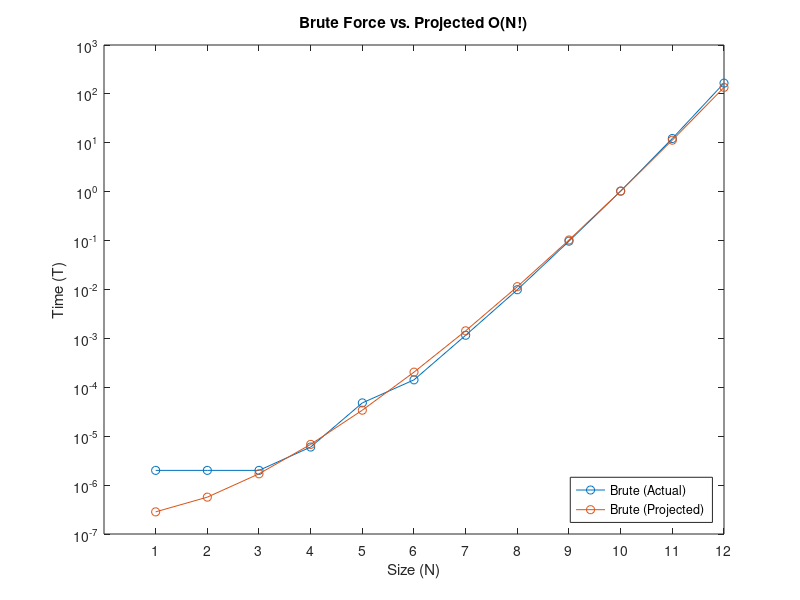
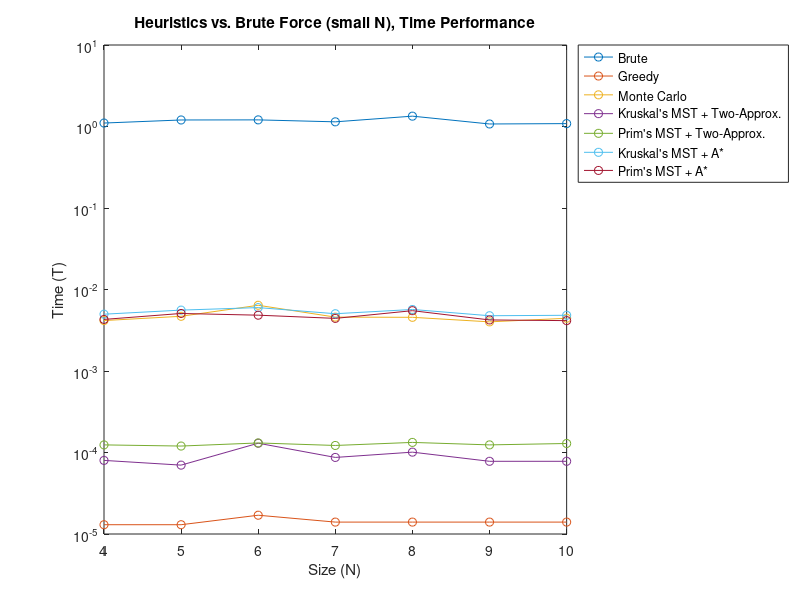
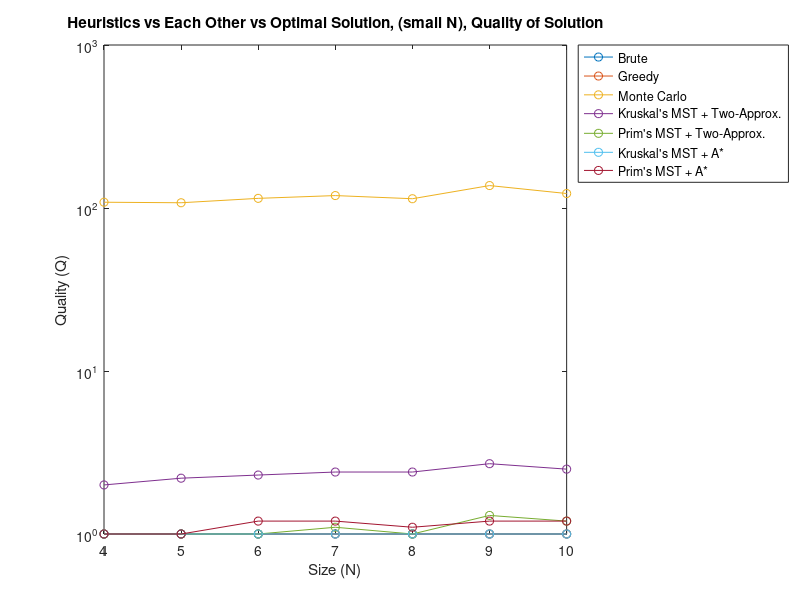
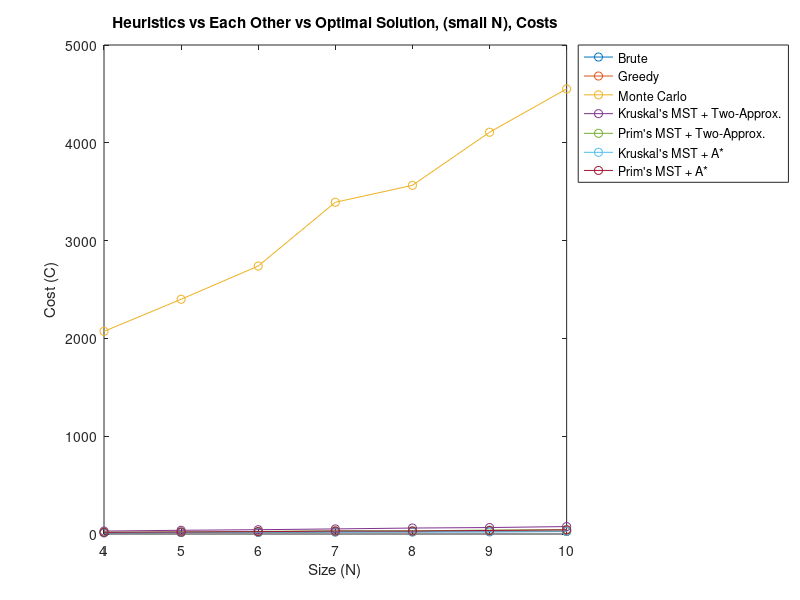

The MATLAB script that drew these images, in order:

N = [1 2 3 4 5 6 7 8 9 10 11 12];
brute_small_actual_time = [ 0.000002 0.000002 0.000002 0.000006 0.000048 0.000142 0.001159 0.009903 0.097375 1.029026 12.236138 166.187681 ];
T10 = 1.029026;
brute_small_projected_time = [
        T10 / (10 * 9 * 8 * 7 * 6 * 5 * 4 * 3 * 2)
        T10 / (10 * 9 * 8 * 7 * 6 * 5 * 4 * 3)   
        T10 /( 10 * 9 * 8 * 7 * 6 * 5 * 4) 
        T10 / (10 * 9 * 8 * 7 * 6 * 5)    
        T10 / (10 * 9 * 8 * 7 * 6)    
        T10 / (10 * 9 * 8 * 7)
        (T10 /(10 * 9 * 8)) 
        (T10 /(10 * 9)) 
        (T10 / 10)
        T10  
        (T10 * 11)
        (T10 * 11 * 12)
];


% (A) Brute Force vs. Projected O(N!)
figure();
plot(N, brute_small_actual_time, '-o', N, brute_small_projected_time, '-o');
set(findall(gca, 'Type', 'Line'),'LineWidth', 0.5);
set(gca, 'yscale', 'log');
set(gca, 'xtick', N);
title('Brute Force vs. Projected O(N!)');
xlabel('Size (N)');
ylabel('Time (T)');
legend('Brute (Actual)', 'Brute (Projected)', 'Location', 'southeast');



N = [4 5 6 7 8 9 10];
brute_small_avg_time =  [1.102876 1.202456 1.205922 1.140994 1.339625 1.073947 1.085159];
greedy_small_avg_time = [0.000013 0.000013 0.000017 0.000014 0.000014 0.000014 0.000014];
monte_small_avg_time =  [0.004159 0.004692 0.006404 0.004584 0.004558 0.004009 0.004437];
kruskal_approx_small_avg_time = [0.000080 0.000070 0.000130 0.000087 0.000101 0.000078 0.000078];
prims_approx_small_avg_time = [0.000124 0.000120 0.000131 0.000122 0.000133 0.000124 0.000129];
kruskal_a_star_small_avg_time = [0.004978 0.005586 0.005998 0.005044 0.005689 0.004766 0.004827];
prims_a_star_small_avg_time = [0.004295 0.005081 0.004841 0.004423 0.005499 0.004232 0.004151];


% (B) Heuristics vs. Brute Force (small N), Time Performance
figure();
plot(N, brute_small_avg_time, '-o', ...
  N, greedy_small_avg_time, '-o', ...
  N, monte_small_avg_time, '-o', ...
  N, kruskal_approx_small_avg_time, '-o', ...
  N, prims_approx_small_avg_time, '-o', ...
  N, kruskal_a_star_small_avg_time, '-o', ...
  N, prims_a_star_small_avg_time, '-o');

set(gca, 'yscale', 'log');
set(gca, 'xtick', N);
title('Heuristics vs. Brute Force (small N), Time Performance');
set(findall(gca, 'Type', 'Line'),'LineWidth', 0.5);
xlabel('Size (N)');
ylabel('Time (T)');
legend('Brute', 'Greedy', 'Monte Carlo', "Kruskal's MST + Two-Approx.", ...
"Prim's MST + Two-Approx.", "Kruskal's MST + A*", ...
"Prim's MST + A*", ...
'Location', 'bestoutside');


brute_small_avg_quality = [1.000000 1.000000 1.000000 1.000000 1.000000 1.000000 1.000000];
greedy_small_avg_quality = [1.000000 1.000000 1.000000 1.000000 1.000000 1.000000 1.000000];
monte_small_avg_quality = [108.500000 107.700000 114.600000 119.200000 114.000000 137.300000 122.700000];
kruskal_approx_small_avg_quality = [2.000000 2.200000 2.300000 2.400000 2.400000 2.700000 2.500000];
prims_approx_small_avg_quality = [1.000000 1.000000 1.000000 1.100000 1.000000 1.300000 1.200000];
kruskal_a_star_small_avg_quality = [1.000000 1.000000 1.000000 1.000000 1.000000 1.000000 1.000000];
prims_a_star_small_avg_quality = [1.000000 1.000000 1.200000 1.200000 1.100000 1.200000 1.200000];

% (C) Heuristics vs Each Other vs Optimal Solution, (small N), Quality of Solution
figure();
plot(N, brute_small_avg_quality, '-o', ...
  N, greedy_small_avg_quality, '-o', ...
  N, monte_small_avg_quality, '-o', ...
  N, kruskal_approx_small_avg_quality, '-o', ...
  N, prims_approx_small_avg_quality, '-o', ...
  N, kruskal_a_star_small_avg_quality, '-o', ...
  N, prims_a_star_small_avg_quality, '-o');

set(gca, 'yscale', 'log');
set(gca, 'xtick', N);
title('Heuristics vs Each Other vs Optimal Solution, (small N), Quality of Solution');
set(findall(gca, 'Type', 'Line'),'LineWidth', 0.5);
xlabel('Size (N)');
ylabel('Quality (Q)');
legend('Brute', 'Greedy', 'Monte Carlo', "Kruskal's MST + Two-Approx.", ...
"Prim's MST + Two-Approx.", "Kruskal's MST + A*", ...
"Prim's MST + A*", ...
'Location', 'bestoutside');


brute_small_avg_cost = [12.000000 15.000000 16.000000 20.000000 21.000000 22.000000 25.000000];
greedy_small_avg_cost = [14.000000 17.000000 18.000000 25.000000 24.000000 29.000000 29.000000];
monte_small_avg_cost = [2072.000000 2400.000000 2740.000000 3392.000000 3565.000000 4108.000000 4551.000000];
kruskal_approx_small_avg_cost =[30.000000 38.000000 44.000000 52.000000 61.000000 66.000000 76.000000];
prims_approx_small_avg_cost = [18.000000 21.000000 26.000000 33.000000 33.000000 40.000000 43.000000];
kruskal_a_star_small_avg_cost = [14.000000 17.000000 18.000000 25.000000 24.000000 29.000000 29.000000];
prims_a_star_small_avg_cost = [17.000000 20.000000 24.000000 30.000000 30.000000 36.000000 43.000000];


% (Not required) Heuristics vs Each Other vs Optimal Solution, (small N), Costs
figure();
plot(N, brute_small_avg_cost, '-o', ...
  N, greedy_small_avg_cost, '-o', ...
  N, monte_small_avg_cost, '-o', ...
  N, kruskal_approx_small_avg_cost, '-o', ...
  N, prims_approx_small_avg_cost, '-o', ...
  N, kruskal_a_star_small_avg_cost, '-o', ...
  N, prims_a_star_small_avg_cost, '-o');

% set(gca, 'yscale', 'log');
% set(gca, 'xtick', N);
title('Heuristics vs Each Other vs Optimal Solution, (small N), Costs');
set(findall(gca, 'Type', 'Line'),'LineWidth',0.5);
xlabel('Size (N)');
ylabel('Cost (C)');
legend('Brute', 'Greedy', 'Monte Carlo', "Kruskal's MST + Two-Approx.", ...
"Prim's MST + Two-Approx.", "Kruskal's MST + A*", ...
"Prim's MST + A*", ...
'Location', 'bestoutside');


greedy_large_avg_cost = [29.000000 53.000000 77.000000 05.000000 25.000000 53.000000 77.000000 97.000000 32.000000 45.000000 78.000000 04.000000 40.000000 52.000000 72.000000 10.000000 23.000000 68.000000 64.000000 11.000000 19.000000 57.000000 97.000000 03.000000 05.000000 46.000000 00.000000 40.000000 14.000000 86.000000 68.000000 92.000000 07.000000 59.000000 70.000000 89.000000 07.000000 25.000000 03.000000 60.000000 42.000000 97.000000 99.000000 51.000000 70.000000 72.000000 45.000000 84.000000 35.000000 76.000000 10.000000 39.000000 09.000000 37.000000 96.000000 54.000000 07.000000 23.000000 45.000000 12.000000 58.000000 76.000000 14.000000 21.000000 46.000000 27.000000 13.000000 88.000000 17.000000 95.000000 20.000000 39.000000 32.000000 90.000000 81.000000 18.000000 32.000000 57.000000 35.000000 01.000000 36.000000 74.000000 66.000000 44.000000 66.000000 36.000000 84.000000 35.000000 25.000000 47.000000 40.000000 76.000000 42.000000 91.000000 06.000000 35.000000 25.000000 88.000000 99.000000 23.000000];
monte_large_avg_cost = [4418.000000 8274.000000 12015.000000 6056.000000 9733.000000 4196.000000 7388.000000 1607.000000 6466.000000 9097.000000 3972.000000 7680.000000 0821.000000 6585.000000 7307.000000 3305.000000 7332.000000 2428.000000 2327.000000 7506.000000 9565.000000 6331.000000 1302.000000 3779.000000 6648.000000 02370.000000 07033.000000 10826.000000 13525.000000 16069.000000 20626.000000 23887.000000 27850.000000 35338.000000 36643.000000 41375.000000 43923.000000 48726.000000 3804.000000 9317.000000 2877.000000 5184.000000 8485.000000 9694.000000 5844.000000 8946.000000 7390.000000 5123.000000 1334.000000 6503.000000 8131.000000 7715.000000 7697.000000 7846.000000 7470.000000 4747.000000 4519.000000 1754.000000 1118.000000 0602.000000 6634.000000 2699.000000 4334.000000 5619.000000 1113.000000 9961.000000 1280.000000 0646.000000 6432.000000 0109.000000 9077.000000 5696.000000 6129.000000 3041.000000 0214.000000 2468.000000 7625.000000 8403.000000 7140.000000 8175.000000 2671.000000 1490.000000 4995.000000 6698.000000 7284.000000 6655.000000 7309.000000 8383.000000 7885.000000 2876.000000 4232.000000 7695.000000 6372.000000 8438.000000 0562.000000 8331.000000 6175.000000 6379.000000 1338.000000 1408.000000];
kruskal_approx_large_avg_cost = [71.000000 141.000000 210.000000 271.000000 342.000000 418.000000 479.000000 548.000000 629.000000 683.000000 769.000000 821.000000 892.000000 954.000000 1031.00000 1091.00000 1194.00000 1217.00000 1293.00000 1350.00000 1431.00000 1526.00000 1549.00000 1658.00000 1668.00000 1765.00000 1838.00000 1935.00000 1985.00000 2061.00000 2092.00000 2229.00000 2204.00000 2404.00000 2370.00000 2512.00000 2511.00000 2509.00000 2632.00000 2697.00000 2703.00000 2898.00000 2912.00000 3045.00000 3144.00000 3065.00000 3282.00000 3215.00000 3260.00000 3379.00000 3526.00000 3559.00000 3624.00000 3562.00000 3809.00000 3804.00000 3858.00000 4067.00000 3965.00000 4130.00000 4075.00000 4203.00000 4205.00000 4463.00000 4428.00000 4528.00000 4497.00000 4641.00000 4666.00000 4751.00000 4882.00000 4950.00000 4892.00000 4991.00000 5203.00000 5125.00000 5183.00000 5257.00000 5415.00000 5456.00000 5437.00000 5639.00000 5569.00000 5735.00000 5789.00000 5819.00000 5840.00000 6175.00000 6112.00000 6073.00000 6146.00000 6074.00000 6345.00000 6322.00000 6383.00000 6519.00000 6658.00000 6627.00000 6824.00000 6766.00000];
prims_approx_large_avg_cost = [44.000000 80.000000 116.000000 159.000000 204.000000 232.000000 276.000000 308.000000 353.000000 385.000000 435.000000 478.000000 515.000000 558.000000 559.000000 624.000000 665.000000 701.000000 722.000000 785.000000 821.000000 890.000000 918.000000 942.000000 950.000000 999.000000 1090.000000 1075.000000 1121.000000 1085.000000 1234.000000 1218.000000 1275.000000 1329.000000 1410.000000 1441.000000 1394.000000 1460.000000 1524.000000 1522.000000 1640.000000 1653.000000 1740.000000 1646.000000 1746.000000 1736.000000 1924.000000 1797.000000 1846.000000 1995.000000 2006.000000 2046.000000 1991.000000 2117.000000 2210.000000 2013.000000 2213.000000 2196.000000 2264.000000 2383.000000 2377.000000 2502.000000 2448.000000 2526.000000 2609.000000 2504.000000 2586.000000 2676.000000 2607.000000 2716.000000 2735.000000 2816.000000 2769.000000 2796.000000 2971.000000 2907.000000 2907.000000 3094.000000 3062.000000 3077.000000 3056.000000 3368.000000 3186.000000 3106.000000 3239.000000 3494.000000 3309.000000 3526.000000 3592.000000 3600.000000 3606.000000 3660.000000 3704.000000 3586.000000 3623.000000 3784.000000 4070.000000 3760.000000 3953.000000 3897.000000];
kruskal_a_star_large_avg_cost = [29.000000 53.000000 77.000000 105.000000 125.000000 153.000000 177.000000 197.000000 232.000000 245.000000 278.000000 304.000000 340.000000 352.000000 372.000000 410.000000 423.000000 468.000000 464.000000 511.000000 519.000000 557.000000 597.000000 603.000000 605.000000 646.000000 700.000000 740.000000 714.000000 686.000000 768.000000 792.000000 807.000000 859.000000 870.000000 889.000000 907.000000 925.000000 1003.000000 1060.000000 1042.000000 1097.000000 1099.000000 1051.000000 1070.000000 1172.000000 1245.000000 1184.000000 1235.000000 1276.000000 1210.000000 1339.000000 1309.000000 1337.000000 1396.000000 1354.000000 1407.000000 1323.000000 1545.000000 1612.000000 1558.000000 1576.000000 1514.000000 1621.000000 1646.000000 1627.000000 1713.000000 1788.000000 1717.000000 1695.000000 1720.000000 1839.000000 1732.000000 1790.000000 1881.000000 1918.000000 1832.000000 1957.000000 1935.000000 2001.000000 2036.000000 2074.000000 2066.000000 2044.000000 2166.000000 2236.000000 2084.000000 2335.000000 2125.000000 2247.000000 2240.000000 2276.000000 2442.000000 2291.000000 2406.000000 2335.000000 2525.000000 2388.000000 2599.000000 2423.000000];
prims_a_star_large_avg_cost = [36.000000 69.000000 98.000000 131.000000 164.000000 207.000000 239.000000 251.000000 331.000000 314.000000 366.000000 405.000000 403.000000 460.000000 463.000000 541.000000 574.000000 574.000000 690.000000 599.000000 635.000000 729.000000 769.000000 834.000000 855.000000 785.000000 940.000000 881.000000 927.000000 957.000000 981.000000 1064.000000 1057.000000 1111.000000 1158.000000 1169.000000 1163.000000 1133.000000 1210.000000 1437.000000 1292.000000 1313.000000 1347.000000 1454.000000 1497.000000 1508.000000 1544.000000 1555.000000 1698.000000 1538.000000 1542.000000 1781.000000 1606.000000 1762.000000 1678.000000 1802.000000 1836.000000 1812.000000 1851.000000 2190.000000 2007.000000 1905.000000 1925.000000 2057.000000 2183.000000 2113.000000 2052.000000 2266.000000 2024.000000 2153.000000 2265.000000 2310.000000 2236.000000 2439.000000 2571.000000 2464.000000 2518.000000 2658.000000 2280.000000 2415.000000 2550.000000 2785.000000 2753.000000 2633.000000 2698.000000 2910.000000 2823.000000 3060.000000 2959.000000 3143.000000 2748.000000 3140.000000 2922.000000 2994.000000 3093.000000 2950.000000 3287.000000 3065.000000 3275.000000 3021.000000];

N = linspace(1, 1000);

% (D) Heuristics vs Each Other, (Large N), average solution costs
figure();
plot(N, greedy_large_avg_cost, ...
  N, monte_large_avg_cost, ...
  N, kruskal_approx_large_avg_cost, ...
  N, prims_approx_large_avg_cost, ...
  N, kruskal_a_star_large_avg_cost, ...
  N, prims_a_star_large_avg_cost);

% set(gca, 'yscale', 'log');
% set(gca, 'xtick', N);
title('Heuristics vs Each Other vs Optimal Solution, (large N), Costs');
set(findall(gca, 'Type', 'Line'),'LineWidth',1);
xlabel('Size (N)');
ylabel('Cost (C)');
legend('Greedy', 'Monte Carlo', "Kruskal's MST + Two-Approx.", ...
"Prim's MST + Two-Approx.", "Kruskal's MST + A*", ...
"Prim's MST + A*", ...
'Location', 'bestoutside');



greedy_large_avg_time = [0.000014 0.000015 0.000015 0.000015 0.000016 0.000015 0.000019 0.000014 0.000014 0.000015 0.000016 0.000015 0.000014 0.000014 0.000015 0.000015 0.000016 0.000016 0.000014 0.000014 0.000014 0.000014 0.000014 0.000014 0.000017 0.000014 0.000014 0.000014 0.000015 0.000014 0.000015 0.000022 0.000014 0.000016 0.000014 0.000017 0.000014 0.000015 0.000014 0.000016 0.000016 0.000015 0.000014 0.000016 0.000016 0.000014 0.000015 0.000024 0.000017 0.000014 0.000014 0.000014 0.000016 0.000013 0.000016 0.000018 0.000017 0.000014 0.000015 0.000014 0.000015 0.000014 0.000016 0.000015 0.000014 0.000014 0.000015 0.000013 0.000014 0.000014 0.000014 0.000017 0.000014 0.000014 0.000015 0.000015 0.000015 0.000013 0.000014 0.000014 0.000015 0.000015 0.000014 0.000013 0.000015 0.000015 0.000014 0.000014 0.000013 0.000015 0.000013 0.000017 0.000013 0.000014 0.000015 0.000014 0.000014 0.000016 0.000013 0.000014];
monte_large_avg_time = [0.004125 0.004161 0.004403 0.004463 0.004551 0.004204 0.004163 0.004182 0.004266 0.004207 0.004133 0.004148 0.004246 0.004107 0.004157 0.004189 0.004149 0.004519 0.004310 0.004478 0.004538 0.004459 0.004488 0.004623 0.004253 0.004232 0.004126 0.004149 0.004271 0.004243 0.004274 0.004419 0.004194 0.004479 0.004909 0.004200 0.004360 0.004170 0.004193 0.004275 0.004201 0.004328 0.004511 0.004425 0.004649 0.004343 0.004605 0.004410 0.004203 0.004131 0.004276 0.004155 0.004142 0.004223 0.004194 0.004208 0.004320 0.004077 0.004178 0.004120 0.004280 0.004464 0.004188 0.004125 0.004091 0.004112 0.004173 0.004147 0.004061 0.004059 0.004134 0.004086 0.004089 0.004104 0.004110 0.004087 0.004118 0.004045 0.004067 0.004134 0.004014 0.004097 0.004068 0.004089 0.004110 0.004058 0.004032 0.004080 0.004080 0.004047 0.004110 0.004179 0.004076 0.004058 0.004096 0.004099 0.004086 0.004058 0.004085 0.004086];
kruskal_approx_large_avg_time = [0.000105 0.000091 0.000082 0.000098 0.000086 0.000088 0.000084 0.000147 0.000091 0.000098 0.000084 0.000081 0.000083 0.000085 0.000082 0.000083 0.000085 0.000085 0.000085 0.000093 0.000094 0.000090 0.000092 0.000087 0.000087 0.000088 0.000087 0.000086 0.000095 0.000097 0.000099 0.000116 0.000093 0.000091 0.000084 0.000085 0.000102 0.000086 0.000091 0.000093 0.000084 0.000088 0.000103 0.000152 0.000100 0.000095 0.000090 0.000083 0.000082 0.000083 0.000089 0.000082 0.000084 0.000091 0.000088 0.000083 0.000082 0.000094 0.000086 0.000084 0.000084 0.000085 0.000104 0.000086 0.000086 0.000086 0.000082 0.000083 0.000087 0.000087 0.000082 0.000083 0.000091 0.000084 0.000086 0.000082 0.000083 0.000084 0.000084 0.000082 0.000081 0.000082 0.000088 0.000087 0.000086 0.000083 0.000086 0.000096 0.000084 0.000089 0.000095 0.000091 0.000082 0.000086 0.000084 0.000086 0.000083 0.000094 0.000080 0.000086];
prims_approx_large_avg_time = [0.000133 0.000144 0.000143 0.000134 0.000163 0.000124 0.000132 0.000155 0.000137 0.000132 0.000129 0.000126 0.000147 0.000129 0.000132 0.000124 0.000129 0.000161 0.000131 0.000142 0.000136 0.000135 0.000144 0.000127 0.000167 0.000126 0.000134 0.000127 0.000130 0.000131 0.000146 0.000160 0.000139 0.000136 0.000145 0.000128 0.000126 0.000140 0.000126 0.000134 0.000125 0.000138 0.000146 0.000139 0.000188 0.000132 0.000132 0.000139 0.000127 0.000128 0.000132 0.000128 0.000125 0.000134 0.000126 0.000133 0.000129 0.000128 0.000127 0.000136 0.000129 0.000149 0.000138 0.000126 0.000127 0.000130 0.000136 0.000126 0.000126 0.000122 0.000131 0.000142 0.000130 0.000129 0.000126 0.000142 0.000127 0.000130 0.000133 0.000124 0.000131 0.000135 0.000122 0.000125 0.000138 0.000126 0.000140 0.000133 0.000126 0.000130 0.000130 0.000128 0.000135 0.000125 0.000125 0.000137 0.000135 0.000130 0.000127 0.000127];
kruskal_a_star_large_avg_time = [0.004845 0.004704 0.005585 0.005505 0.005173 0.004859 0.004829 0.004777 0.004897 0.004931 0.004909 0.004822 0.004874 0.004824 0.004990 0.004898 0.005093 0.005615 0.004885 0.004951 0.005408 0.005384 0.005221 0.005240 0.005025 0.004818 0.004881 0.004877 0.004882 0.004861 0.004898 0.005116 0.005045 0.005138 0.005295 0.005216 0.005107 0.005180 0.005072 0.004981 0.004977 0.005227 0.004967 0.005053 0.005096 0.005396 0.004989 0.005004 0.004944 0.004776 0.004888 0.004881 0.004888 0.004880 0.004952 0.004892 0.004843 0.004815 0.004967 0.005050 0.005024 0.005192 0.004847 0.005012 0.004749 0.004763 0.004809 0.004744 0.004777 0.004733 0.004900 0.004830 0.004777 0.004822 0.004774 0.004747 0.004817 0.004706 0.004756 0.004811 0.004756 0.004800 0.004768 0.004733 0.004802 0.004759 0.004767 0.004765 0.004740 0.004720 0.004788 0.004854 0.004775 0.004777 0.004759 0.004768 0.004751 0.004757 0.004768 0.004751];
prims_a_star_large_avg_time = [0.004333 0.004418 0.004557 0.005049 0.005404 0.004417 0.004322 0.004565 0.004311 0.004401 0.004527 0.004344 0.004414 0.004293 0.004338 0.004256 0.004433 0.004828 0.004541 0.004536 0.004907 0.004837 0.004955 0.004776 0.004789 0.004416 0.004358 0.004317 0.004472 0.004404 0.004623 0.004629 0.004459 0.004826 0.005053 0.004835 0.004500 0.004604 0.004472 0.004611 0.004591 0.004597 0.004728 0.004454 0.004676 0.004492 0.004565 0.004576 0.004294 0.004372 0.004306 0.004318 0.004275 0.004478 0.004555 0.004391 0.004404 0.004261 0.004326 0.004737 0.004522 0.004505 0.004500 0.004439 0.004305 0.004379 0.004392 0.004344 0.004361 0.004400 0.004322 0.004262 0.004222 0.004309 0.004291 0.004217 0.004261 0.004327 0.004325 0.004278 0.004305 0.004237 0.004300 0.004261 0.004278 0.004374 0.004223 0.004273 0.004252 0.004274 0.004286 0.004258 0.004372 0.004262 0.004293 0.004346 0.004270 0.004275 0.004233 0.004363];

% (D.1) Heuristics vs. Brute Force (large N), Time Performance
figure();
plot(N, greedy_large_avg_time, ...
  N, monte_large_avg_time, ...
  N, kruskal_approx_large_avg_time, ...
  N, prims_approx_large_avg_time, ...
  N, kruskal_a_star_large_avg_time, ...
  N, prims_a_star_large_avg_time);

% set(gca, 'yscale', 'log');
% set(gca, 'xtick', N);
title('Heuristics vs Each Other vs Optimal Solution,(large N), Time Performance');
set(findall(gca, 'Type', 'Line'),'LineWidth',1);
xlabel('Size (N)');
ylabel('Time (T)');
legend('Greedy', 'Monte Carlo', "Kruskal's MST + Two-Approx.", ...
"Prim's MST + Two-Approx.", "Kruskal's MST + A*", ...
"Prim's MST + A*", ...
'Location', 'bestoutside');